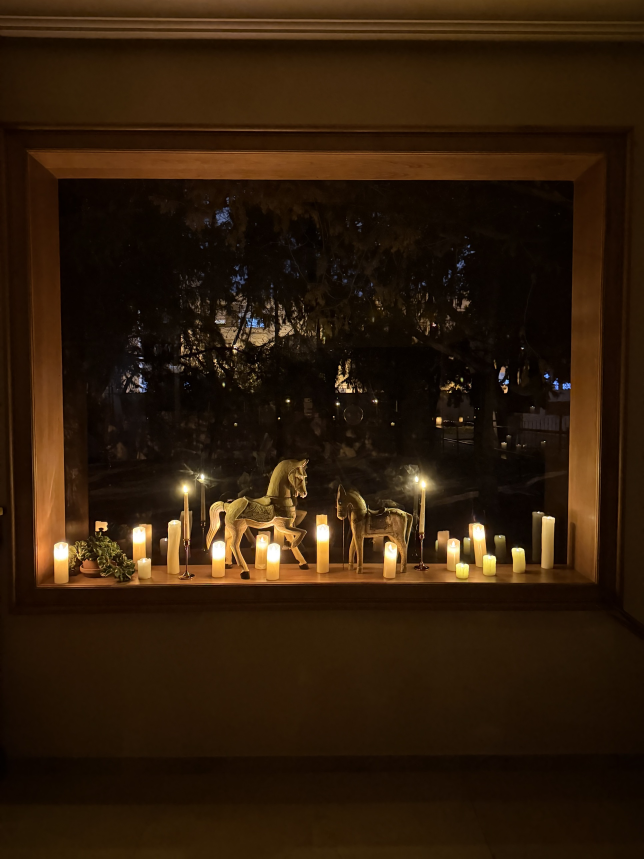
#> input picture instagram/photos/fenetre-bougies.jpg, 1932 x 2576 px (shown at 1/3 size)
$ python story_halloween.py
#> lines starting #> are read from the running program, lines starting #| are printed output that depends on the picture
"""Stories Halloween : la fenêtre aux bougies et aux chevaux de bois, la nuit,
vue de l'intérieur puis du dehors (avec l'ombre d'un cheval sur le mur).

Toute la photo est gardée (la fenêtre est trop large pour un recadrage 9:16) ;
le haut et le bas de la story prolongent le plafond et le mur sombre.
« Happy Halloween » et la signature sont posés sur le mur, sous la fenêtre,
dans la couleur chaude des bougies.

    python3 instagram/story_halloween.py
"""
from pathlib import Path
from PIL import Image, ImageDraw, ImageFilter, ImageFont, ImageOps

from signature import POLICES, signature

RACINE = Path(__file__).resolve().parent
W, H = 1080, 1920
# Pour chaque photo : où la poser, et où écrire (haut du texte, haut de la signature).
PHOTOS = {
# rogne_haut : bande retirée en haut de la photo (le ciel du dehors).
    "halloween": ("fenetre-bougies.jpg", 0, 150, 1290, 1500),
    "halloween-dehors": ("fenetre-bougies-dehors.png", 45, 200, 1250, 1450),
}
BOUGIE = "#F4DDB0"  # le blanc chaud de la flamme


def police(nom, taille, graisse):
    f = ImageFont.truetype(str(POLICES / nom), taille)
    f.set_variation_by_axes([graisse])
    return f


def halo(calque, couleur="#E9A94F", force=0.55, flou=30):
    """Lueur chaude autour du texte, comme éclairé par les bougies."""
    lueur = calque.getchannel("A").filter(ImageFilter.MaxFilter(7)).filter(ImageFilter.GaussianBlur(flou))
    fond = Image.new("RGBA", calque.size, couleur)
    fond.putalpha(lueur.point(lambda v: int(v * force)))
    return Image.alpha_composite(fond, calque)


def teinte(im, boite):
    return im.crop(boite).resize((1, 1), Image.BOX).getpixel((0, 0))


def story(fichier, rogne_haut, HAUT_PHOTO, y_texte, y_sig):
#> called with fichier = 'fenetre-bougies.jpg', rogne_haut = 0, HAUT_PHOTO = 150, y_texte = 1290, y_sig = 1500
    src = ImageOps.exif_transpose(Image.open(RACINE / "photos" / fichier)).convert("RGB")
#> src is the input picture: PIL image 1932x2576 RGB; mean R, G, B 47.4, 28.5, 10.8
    src = src.crop((0, rogne_haut, src.width, src.height))
    photo = src.resize((W, round(src.height * W / src.width)), Image.LANCZOS)
    bas = HAUT_PHOTO + photo.height
#> bas = 1590
    # Au-dessus et au-dessous, la teinte moyenne du bord de la photo, unie ;
    # la photo s'y fond sur une bande dégradée, sans raccord visible.
    im = Image.new("RGB", (W, H), teinte(photo, (0, photo.height - 40, W, photo.height)))
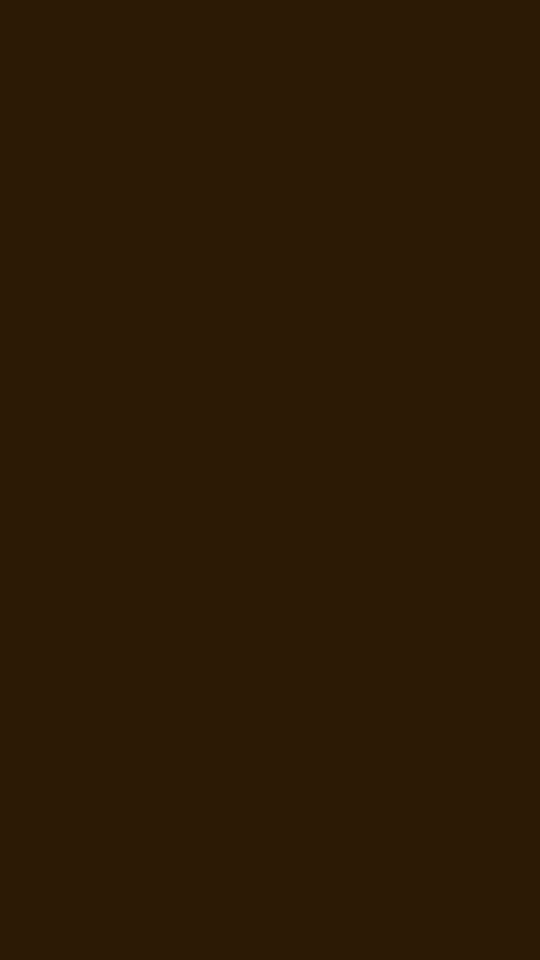
#> im: PIL image 1080x1920 RGB (shown at 1/2 size); mean R, G, B 44, 26, 5
    im.paste(teinte(photo, (0, 0, W, 40)), (0, 0, W, HAUT_PHOTO + 90))
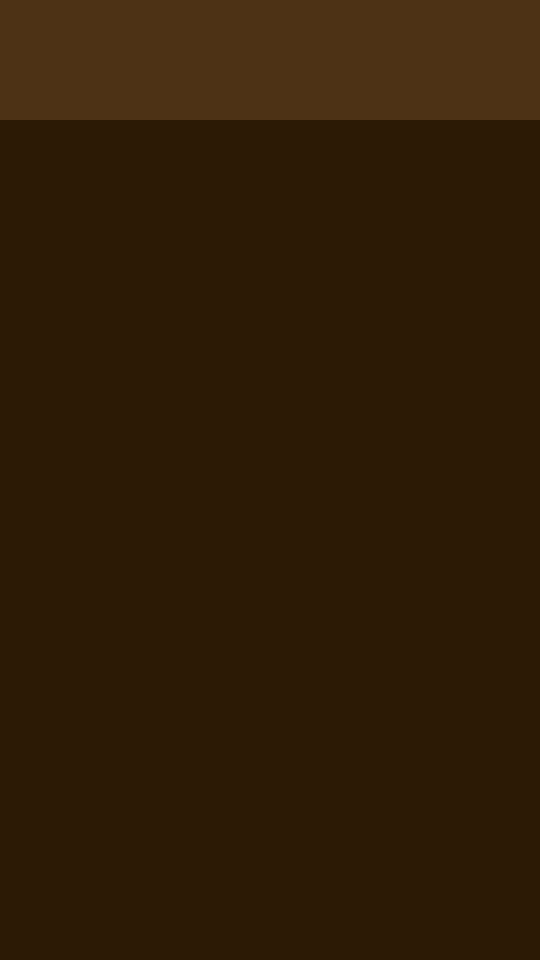
#> im: PIL image 1080x1920 RGB (shown at 1/2 size); mean R, G, B 48.1, 29, 7
    masque = Image.new("L", (1, photo.height), 255)
    for fondu, en_haut in ((90, True), (260, False)):
        if en_haut and not HAUT_PHOTO:
            continue
        for y in range(fondu):
            masque.putpixel((0, y if en_haut else photo.height - 1 - y), int(255 * (y / fondu) ** 1.5))
    im.paste(photo, (0, HAUT_PHOTO), masque.resize(photo.size))
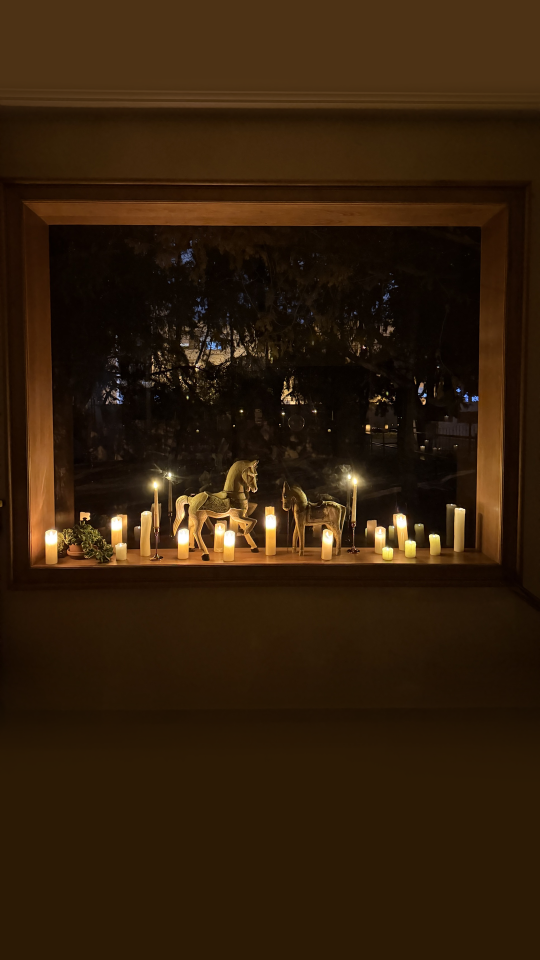
#> im: PIL image 1080x1920 RGB (shown at 1/2 size); mean R, G, B 50, 30.4, 10.8
    im = im.convert("RGBA")
#> im: PIL image 1080x1920 RGBA
    ombre = Image.new("L", (1, H))
    for y in range(H):
        t = max(0.0, (HAUT_PHOTO - y) / HAUT_PHOTO, (y - bas) / (H - bas))
        ombre.putpixel((0, y), int(150 * t))
    noir = Image.new("RGBA", (W, H), "#120A03")
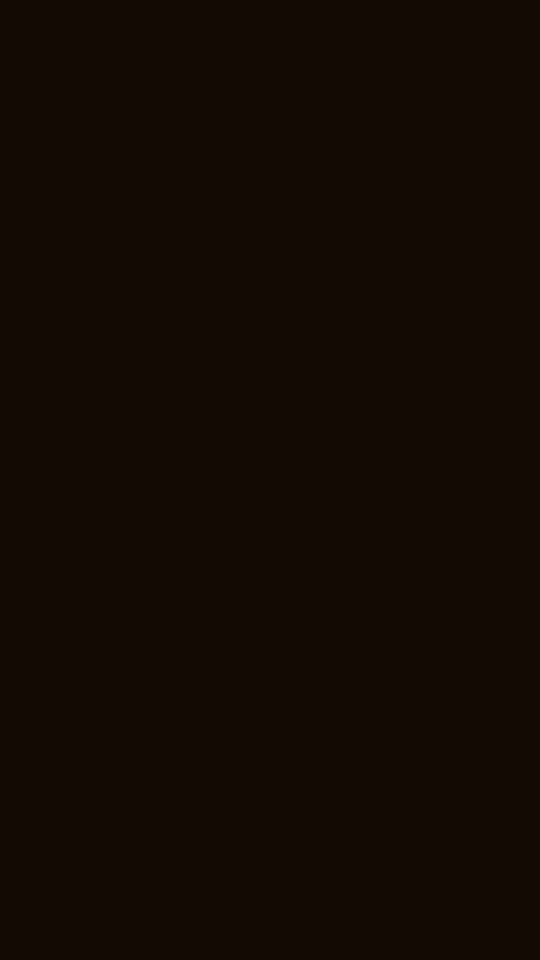
#> noir: PIL image 1080x1920 RGBA (shown at 1/2 size); mean R, G, B, A 18, 10, 3, 255
    noir.putalpha(ombre.resize((W, H)))
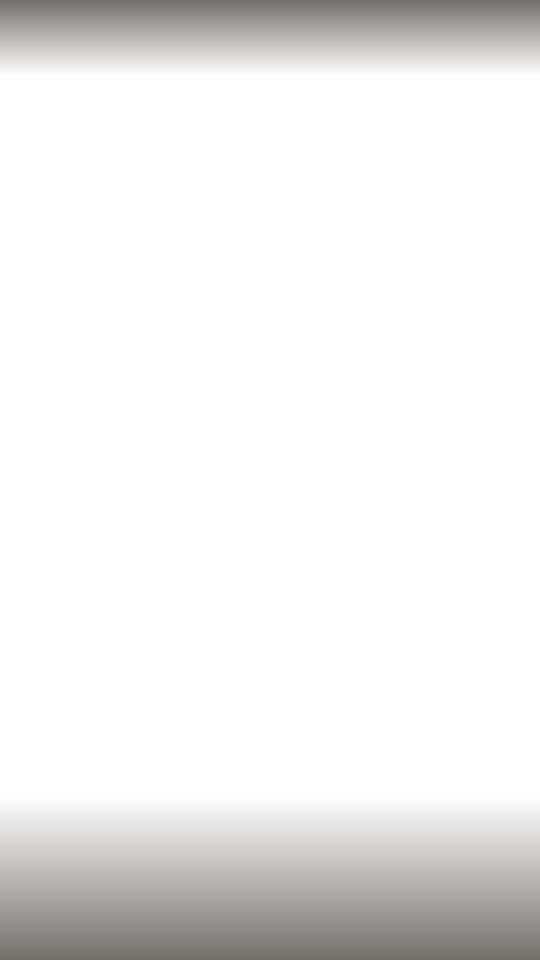
#> noir: PIL image 1080x1920 RGBA (shown at 1/2 size); mean R, G, B, A 18, 10, 3, 18.7; transparent parts drawn white
    im = Image.alpha_composite(im, noir)
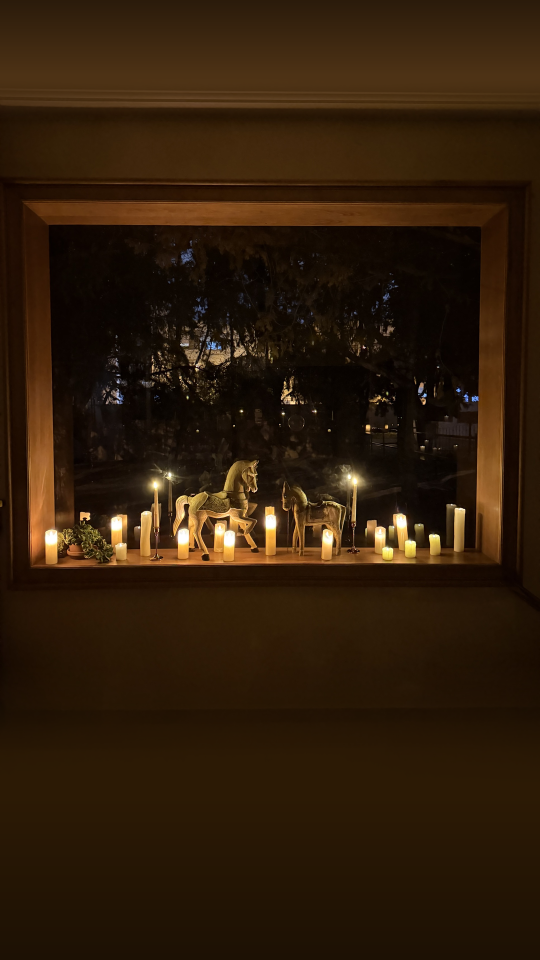
#> im: PIL image 1080x1920 RGBA (shown at 1/2 size); mean R, G, B, A 47.3, 28.7, 10.3, 255

    calque = Image.new("RGBA", (W, H), (0, 0, 0, 0))
#> calque: PIL image 1080x1920 RGBA; every value is 0
    d = ImageDraw.Draw(calque)
    d.text((W / 2, y_texte), "Happy Halloween", font=police("CormorantGaramond-Italic[wght].ttf", 128, 400),
           fill=BOUGIE, anchor="mt")
    sig = signature(BOUGIE, BOUGIE)
    sig = sig.resize((460, round(sig.height * 460 / sig.width)), Image.LANCZOS)
    calque.paste(sig, ((W - sig.width) // 2, y_sig), sig)
    return Image.alpha_composite(im, halo(calque)).convert("RGB")


if __name__ == "__main__":
    for nom, reglages in PHOTOS.items():
#> (the run stopped early here; a loop or call above may not have finished)
